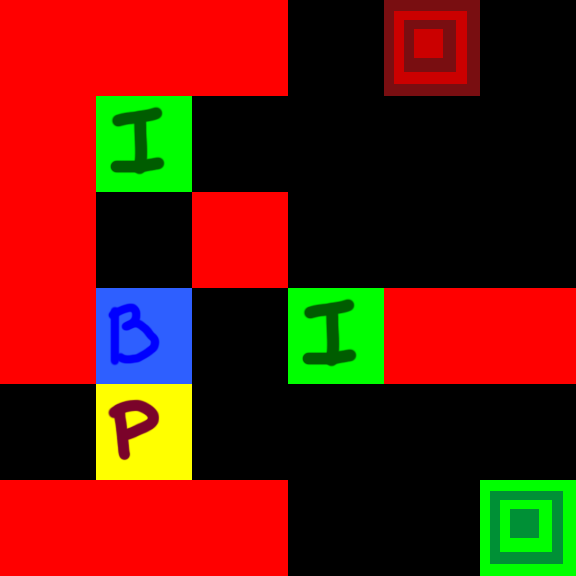

Rendered tile map (Tiled .tmx) drawn with the repository's tilesets; below, a short description and the map source with its tile grids summarised:
An orthogonal 6x6 tile map with 96x96 px tiles, 1 tile layer (Tile Layer 1).

<map version="1.0" orientation="orthogonal" renderorder="right-down" width="6" height="6" tilewidth="96" tileheight="96" nextobjectid="1">
 <tileset firstgid="1" name="tiles" tilewidth="96" tileheight="96">
  <tile id="0">
   <image width="96" height="96" source="start.png" />
  </tile>
  <tile id="1">
   <image width="96" height="96" source="end.png" />
  </tile>
  <tile id="2">
   <image width="96" height="96" source="obstacle.png" />
  </tile>
  <tile id="3">
   <image width="96" height="96" source="bonus.png" />
  </tile>
  <tile id="4">
   <image width="96" height="96" source="insect.png" />
  </tile>
  <tile id="5">
   <image width="96" height="96" source="polution.png" />
  </tile>
 </tileset>
 <layer name="Tile Layer 1" width="6" height="6">
  <data>[36 cells, 18 non-empty, 6 distinct tile ids]</data>
 </layer>
</map>
